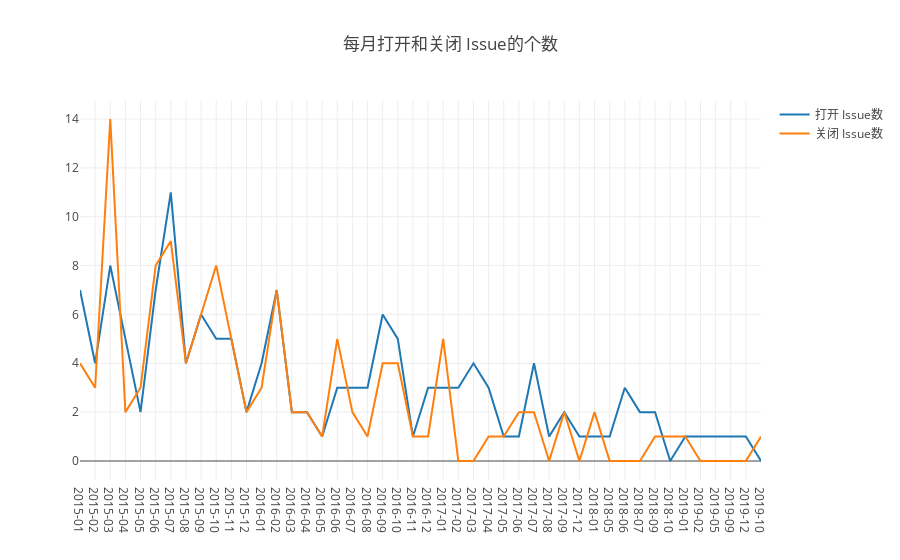

Notebook cell for this chart:
### Markdown cell above
## 2 每月打开 Issue 和关闭 Issue 的个数

### Code cell
Promise.all(years.map(y => {
    var q = `
    select t1.time as time1, t2.time as time2, open_issues, close_issues
    from 
        (select count(*) as open_issues,
        formatDateTime(created_at, '%Y-%m') as time
        from github_log.year${y} 
        where repo_id=${my_repo_id} and type = 'IssuesEvent' and action in('opened','reopened')
        group by formatDateTime(created_at, '%Y-%m')
        order by formatDateTime(created_at, '%Y-%m')) t1
    
        FULL OUTER JOIN
    
        (select count(*) as close_issues,
        formatDateTime(created_at, '%Y-%m') as time
        from github_log.year${y} 
        where repo_id=${my_repo_id} and type = 'IssuesEvent' and action='closed'
        group by formatDateTime(created_at, '%Y-%m')
        order by formatDateTime(created_at, '%Y-%m')) t2
    
        ON t1.time=t2.time
    `
    return openDigger.driver.clickhouse.query(q);
})).then(data => {
    var open_issues = [], close_issues=[], time = [], tt = [];
    data.forEach(d => {
        d.forEach(dd => {
            open_issues.push(parseInt(dd.open_issues));
            close_issues.push(parseInt(dd.close_issues));
            if (dd.time1!='') {
                time.push(dd.time1);
                tt.push({'时间':dd.time1, '打开 Issue 数':parseInt(dd.open_issues), '关闭 Issue 数':parseInt(dd.close_issues)});
            }
            else {
                time.push(dd.time2);
                tt.push({'时间':dd.time2, '打开 Issue 数':parseInt(dd.open_issues), '关闭 Issue 数':parseInt(dd.close_issues)});
            }
        });
    });
    openDigger.render.plotly([
        {x: time, y: open_issues, mode:'line', name:'打开 Issue数'}, 
        {x: time, y: close_issues, mode:'line', name:'关闭 Issue数'}
    ], {
        title: '每月打开和关闭 Issue的个数',
        xaxis: {type: 'category'}
    });
    console.table(tt)
});

### Figure 1 — Plotly figure (JSON) as saved in the notebook; plotly's stock layout.template omitted (floating-point values rounded to 4 significant figures)
{"data": [{"mode": "line", "name": "打开 Issue数", "x": ["2015-01", "2015-02", "2015-03", "2015-04", "2015-05", "2015-06", "2015-07", "2015-08", "2015-09", "2015-10", "2015-11", "2015-12", "2016-01", "2016-02", "2016-03", "2016-04", "2016-05", "2016-06", "2016-07", "2016-08", "2016-09", "2016-10", "2016-11", "2016-12", "2017-01", "2017-02", "2017-03", "2017-04", "2017-05", "2017-06", "2017-07", "2017-08", "2017-09", "2017-12", "2018-01", "2018-05", "2018-06", "2018-07", "2018-09", "2018-10", "2019-01", "2019-02", "2019-05", "2019-09", "2019-12", "2019-10"], "y": [7, 4, 8, 5, 2, 7, 11, 4, 6, 5, 5, 2, 4, 7, 2, 2, 1, 3, 3, 3, 6, 5, 1, 3, 3, 3, 4, 3, 1, 1, 4, 1, 2, 1, 1, 1, 3, 2, 2, 0, 1, 1, 1, 1, 1, 0]}, {"mode": "line", "name": "关闭 Issue数", "x": ["2015-01", "2015-02", "2015-03", "2015-04", "2015-05", "2015-06", "2015-07", "2015-08", "2015-09", "2015-10", "2015-11", "2015-12", "2016-01", "2016-02", "2016-03", "2016-04", "2016-05", "2016-06", "2016-07", "2016-08", "2016-09", "2016-10", "2016-11", "2016-12", "2017-01", "2017-02", "2017-03", "2017-04", "2017-05", "2017-06", "2017-07", "2017-08", "2017-09", "2017-12", "2018-01", "2018-05", "2018-06", "2018-07", "2018-09", "2018-10", "2019-01", "2019-02", "2019-05", "2019-09", "2019-12", "2019-10"], "y": [4, 3, 14, 2, 3, 8, 9, 4, 6, 8, 5, 2, 3, 7, 2, 2, 1, 5, 2, 1, 4, 4, 1, 1, 5, 0, 0, 1, 1, 2, 2, 0, 2, 0, 2, 0, 0, 0, 1, 1, 1, 0, 0, 0, 0, 1]}], "layout": {"autosize": true, "title": {"text": "每月打开和关闭 Issue的个数"}, "xaxis": {"autorange": true, "range": [0, 45], "type": "category"}, "yaxis": {"autorange": true, "range": [-0.7778, 14.78], "type": "linear"}}}
